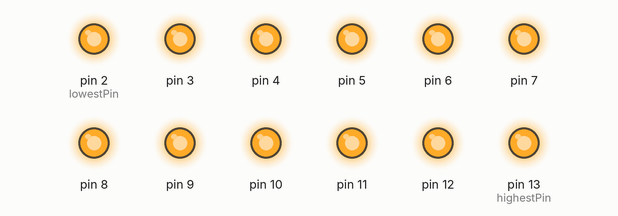
Recording of a sketch running on a simulated Arduino Uno, built with avr-gcc and run on an emulated ATmega328P. Shown: output pins drawn as LEDs (lit = HIGH).

Above: at 5.7 s.
At 6.36 s:
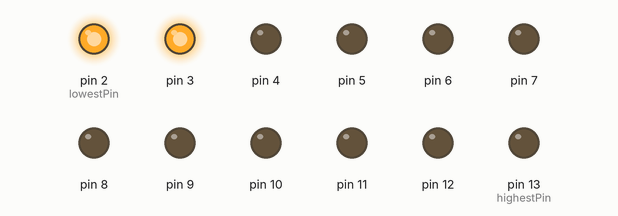
At 6.68 s:
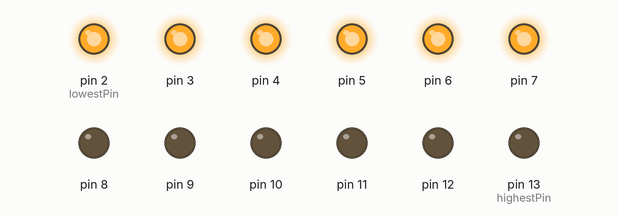
At 6.92 s:
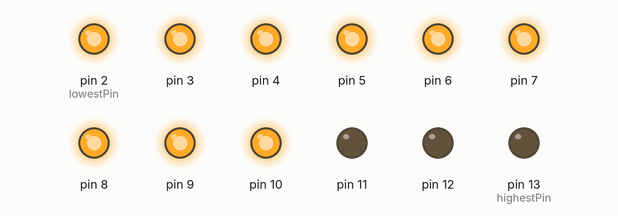
At 7.56 s:
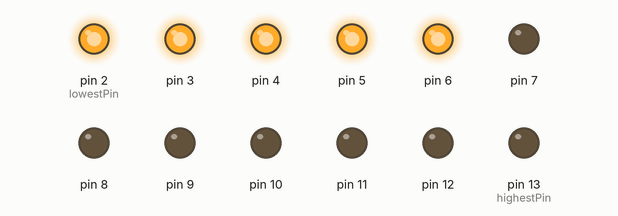
At 8.2 s:
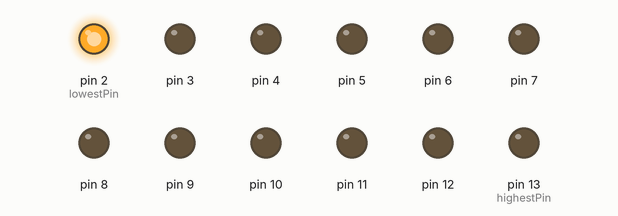
Timing chart, 0 to 8.5 s (numbered marks = the images above):
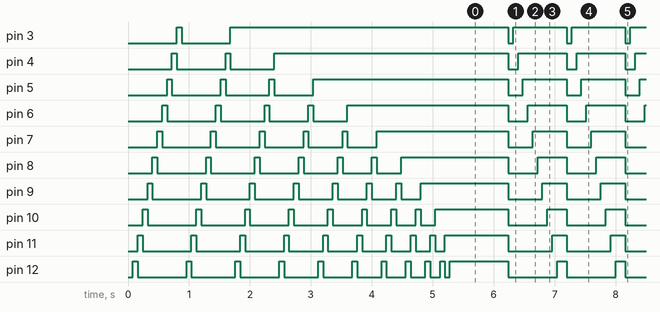

Measured:
- by itself, pin 3: goes LOW 0.80 s, HIGH 4.6 s, 35 × (LOW 0.08 s, HIGH 0.88 s), LOW 0.08 s, then HIGH
- by itself, pin 4: goes LOW 0.80 s, HIGH 0.08 s, LOW 0.72 s, HIGH 3.8 s, 35 × (LOW 0.16 s, HIGH 0.80 s), then LOW
- by itself, everything shown: repeats every 0.96 s, in 12 steps

The sketch:

IonLEDs.ino
```cpp
//Ghostbusters ION Lights

const int lowestPin = 2;//the lowest one attach to
const int highestPin = 13;//the highest one attach to

/**************************************/
void setup() //initialize all of the IO pins
{
  for (int thisPin = lowestPin; thisPin <= highestPin; thisPin++)
  {
    pinMode(thisPin, OUTPUT);
  }

  for (int ionHeight = lowestPin; ionHeight <= highestPin; ionHeight++)
  {
    for (int thisPin = highestPin; thisPin >= lowestPin; thisPin--)
    {
      if (thisPin > ionHeight)
      {
        digitalWrite(thisPin, HIGH); //turn this led on
        delay(80);
        digitalWrite(thisPin, LOW);
      }
    }
    digitalWrite(ionHeight, HIGH);
  }
}
/****************************************/
void
loop()
{
  for (int thisPin = lowestPin; thisPin <= highestPin; thisPin++)
  {
    digitalWrite(thisPin, HIGH); //turn this led on
    delay(80);
  }
  for (int thisPin = lowestPin; thisPin <= highestPin; thisPin++)
  {
    digitalWrite(thisPin, LOW); //turn this led off
  }
}
```
